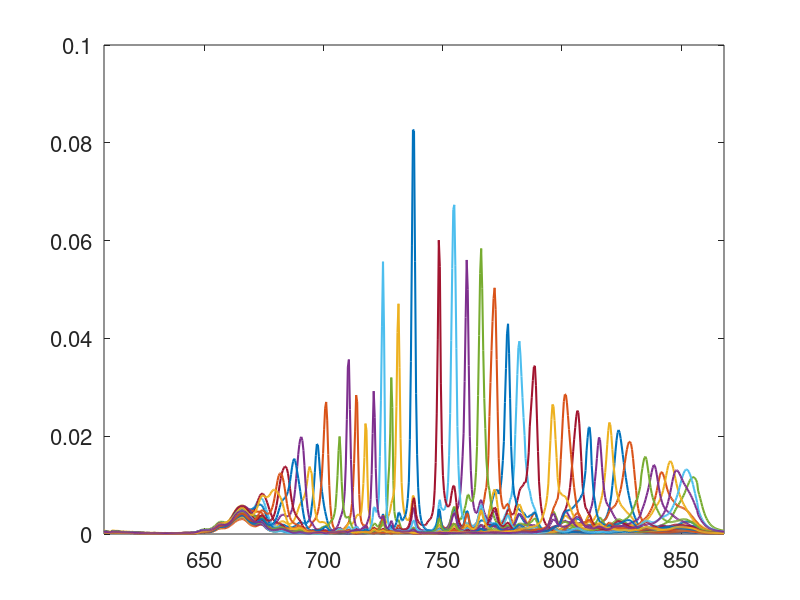

The MATLAB source for this figure: (Note: this script raises an error after producing the figure.)
L =25;
plotshow = 1;

if L == 25
    load('spectral_responses_5x5.mat');
elseif L == 16
    load('spectral_responses_4x4.mat');
    CentralWavelengths = CentralWavelength;
else
    disp('Error');
end

[L,n]= size(SpectralProfiles);

l = round(squeeze(CentralWavelengths))';
[v,~] = sort(l);
tp = num2str(v);

Fontsize = 16;
vmax = max(v);
vmin = min(v);
x = linspace(vmin,vmax,n);
fig=figure(1);

for i = 1:L
    SpectralProfiles(i,:) = SpectralProfiles(i,:)./sum(SpectralProfiles(i,:));
    %sp = zeros(1,L);
    %sp(1,i) = 1;
    %SpectralProfiles(i,:) = sp(1,:)./sum(sp(1,:));
    if(plotshow == 1)
        y = SpectralProfiles(i,:);
        plot(x,y,'-','linewidth',1.5)
        xlim([vmin,vmax])
        hold on;
    end
end

set(gca,'FontSize',Fontsize)
title("IMEC Wavelength "+num2str(L)+"x"+num2str(L),'fontsize',Fontsize)
xlabel("Wavelength (\lambda)",'fontsize',Fontsize)
ylabel("Transmittance T_{IMEC}(\lambda)",'fontsize',Fontsize)
if(L==16)
    legend(tp(1,:),tp(2,:),tp(3,:),tp(4,:),tp(5,:),tp(6,:),tp(7,:),tp(8,:),tp(9,:),tp(10,:),tp(11,:),tp(12,:),tp(13,:),tp(14,:),tp(15,:),tp(16,:),'Location','northeastoutside');
elseif(L==25)
    legend(tp(1,:),tp(2,:),tp(3,:),tp(4,:),tp(5,:),tp(6,:),tp(7,:),tp(8,:),tp(9,:),tp(10,:),tp(11,:),tp(12,:),tp(13,:),tp(14,:),tp(15,:),tp(16,:),tp(17,:),tp(18,:),tp(19,:),tp(20,:),tp(21,:),tp(22,:),tp(23,:),tp(24,:),tp(25,:),'Location','northeastoutside');
end
orient(fig,'landscape')
print(fig,"ImecSR"+num2str(L)+".png",'-dpng','-r200')